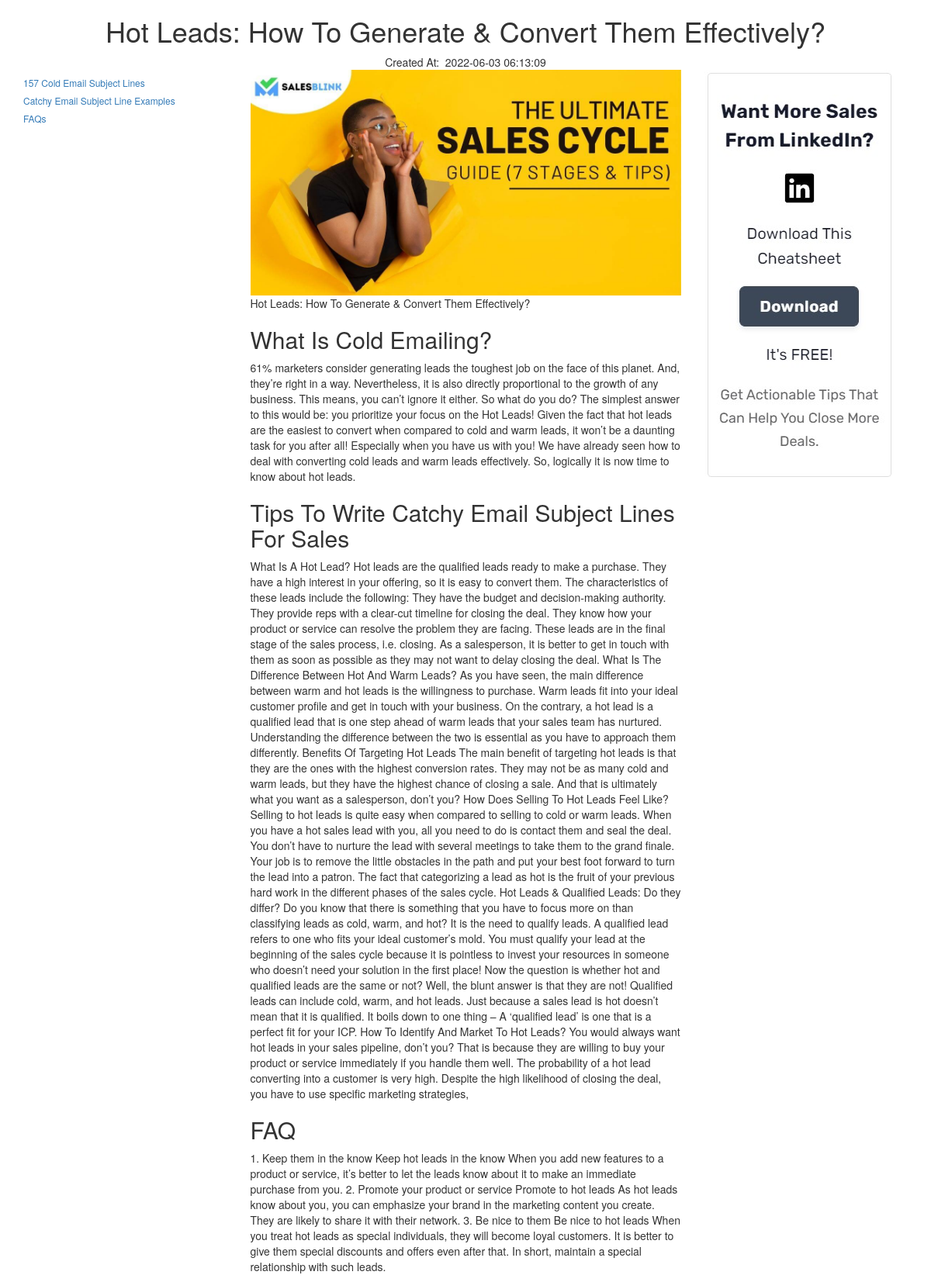
/proj1/bl.php?id=3, run on the app's committed database.
### tables this page shows
CREATE TABLE `dataa` (
  `id` int(50) NOT NULL,
  `image` varchar(50) NOT NULL,
  `title` varchar(255) NOT NULL,
  `WhatIsColdEmailing` text NOT NULL,
  `TipsToWriteCatchyEmailSubjectLinesForSales` text NOT NULL,
  `FAQs` text NOT NULL,
  `created_at` timestamp NOT NULL DEFAULT current_timestamp() ON UPDATE current_timestamp()
);

### proj1/bl.php (the view, shortened to what this page needs)
<?php
include 'db.php';
$idi=$_GET['id'];
?>
<!DOCTYPE html>
<html lang="en">
<head>
<link rel="stylesheet" href="https://maxcdn.bootstrapcdn.com/bootstrap/3.4.1/css/bootstrap.min.css">
</head>
<body>
<?php
        $rw=mysqli_query($con,"SELECT * FROM dataa WHERE id='$idi'");
            while($row=mysqli_fetch_assoc($rw)){?>
    <div class="container">
        <div class="row">
         <center>   <h1><?php echo $row['title']?></h1></center>
         <center>Created At:&nbsp;&nbsp;<?php echo $row['created_at'];?></center>
         <div class="sticky">
        <div class="col-md-3">
      <a href="#ass"><h6> 157 Cold Email Subject Lines</h6></a>
      <a href="#asu">  <h6>Catchy Email Subject Line Examples</h6></a>
      <a href="#asf"> <h6>  FAQs</h6></a>
        </div>
            </div>
        <div class="col-md-6">
           <img src="<?php echo $row['image']?>" class="img-fluid" height="50%" width="100%"/>
<?php echo $row['title'];?>
<h2 id="ass">What Is Cold Emailing?	</h2>
<p><?php echo $row['WhatIsColdEmailing']?></p>
<h2 id="asu">Tips To Write Catchy Email Subject Lines For Sales	</h2>
<p><?php echo $row['TipsToWriteCatchyEmailSubjectLinesForSales']?></p>
<h2 id="asf">FAQ</h2>
<p><?php echo $row['FAQs']?></p>
            <?php } ?>
        </div>
        <div class="sticky">
        <div class="col-md-3">
      <img src="work/ab.jpg"/>
            </div>
        </div>
    </div>
</div>
</body>
</html>

### proj1/bl.php (style rules this page uses)
div .sticky { position: -webkit-sticky; position: sticky; top: 0; }

### data on the page
dataa: title "Hot Leads: How To Generate & Convert Them Effectively?", created_at "2022-06-03 06:13:09", image (picture), WhatIsColdEmailing "61% marketers consider generating leads the toughest job on the face of this planet. And, they’re right in a way. Nevertheless, it is also directly proportional to the growth of any business. This means, you can’t ignore it either. So what do you do? The simplest answer to this would be: you prioritize your focus on the Hot Leads! Given the fact that hot leads are the easiest to convert when compared to cold and warm leads, it won’t be a daunting task for you after all! Especially when you have us with you! We have already seen how to deal with converting cold leads and warm leads effectively. So, logically it is now time to know about hot leads.", TipsToWriteCatchyEmailSubjectLinesForSales "What Is A Hot Lead? Hot leads are the qualified leads ready to make a purchase. They have a high interest in your offering, so it is easy to convert them. The characteristics of these leads include the following: They have the budget and decision-making authority. They provide reps with a clear-cut timeline for closing the deal. They know how your product or service can resolve the problem they are facing. These leads are in the final stage of the sales process, i.e. closing. As a salesperson, it is better to get in touch with them as soon as possible as they may not want to delay closing the deal. What Is The Difference Between Hot And Warm Leads? As you have seen, the main difference…", FAQs "1. Keep them in the know Keep hot leads in the know When you add new features to a product or service, it’s better to let the leads know about it to make an immediate purchase from you. 2. Promote your product or service Promote to hot leads As hot leads know about you, you can emphasize your brand in the marketing content you create. They are likely to share it with their network. 3. Be nice to them Be nice to hot leads When you treat hot leads as special individuals, they will become loyal customers. It is better to give them special discounts and offers even after that. In short, maintain a special relationship with such leads."
